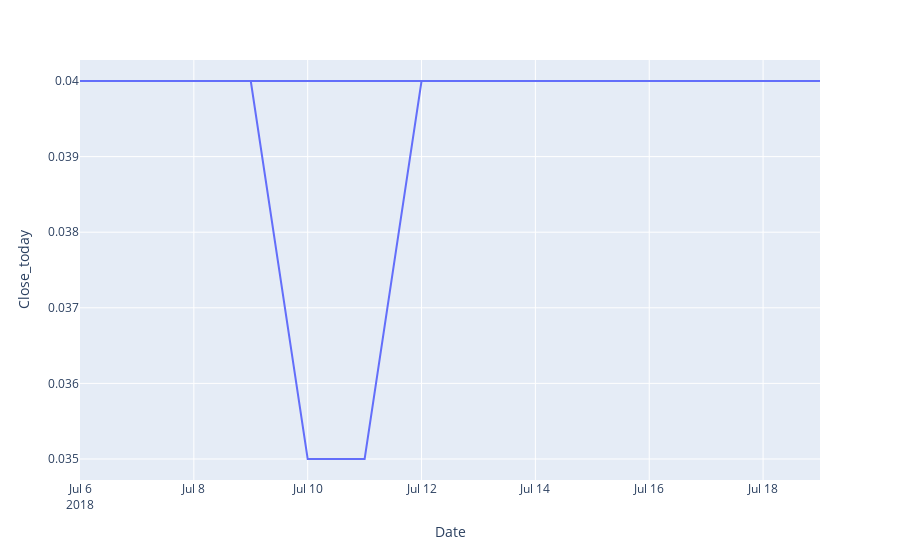

The notebook cell this image was saved under:
### Code cell
# We can find that only COL that has price less than $1, thus we will examine the overall price for COL
fig = px.line(sd[sd['symbols'] == 'COL'], x="Date", y="Close_today")
fig.show()
